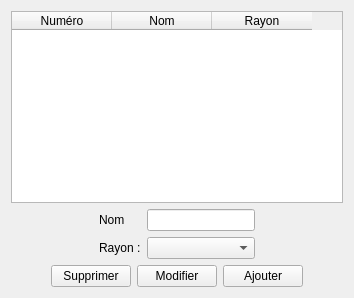
          <widget class="QWidget" name="tab_9">
           <attribute name="icon">
            <iconset resource="resources.qrc">
             <normaloff>:/new/prefix1/security</normaloff>:/new/prefix1/security</iconset>
           </attribute>
           <attribute name="title">
            <string>Validé</string>
           </attribute>
           <layout class="QVBoxLayout" name="verticalLayout_2">
            <item>
             <widget class="QTableWidget" name="tableWidget_variete">
              <property name="selectionMode">
               <enum>QAbstractItemView::SingleSelection</enum>
              </property>
              <property name="selectionBehavior">
               <enum>QAbstractItemView::SelectRows</enum>
              </property>
              <attribute name="horizontalHeaderHighlightSections">
               <bool>false</bool>
              </attribute>
              <attribute name="verticalHeaderVisible">
               <bool>false</bool>
              </attribute>
              <column>
               <property name="text">
                <string>Numéro</string>
               </property>
              </column>
              <column>
               <property name="text">
                <string>Nom</string>
               </property>
              </column>
              <column>
               <property name="text">
                <string>Rayon</string>
               </property>
              </column>
             </widget>
            </item>
            <item>
             <layout class="QGridLayout" name="gridLayout_2">
              <item row="0" column="0">
               <spacer name="horizontalSpacer_11">
                <property name="orientation">
                 <enum>Qt::Horizontal</enum>
                </property>
                <property name="sizeHint" stdset="0">
                 <size>
                  <width>40</width>
                  <height>20</height>
                 </size>
                </property>
               </spacer>
              </item>
              <item row="0" column="1">
               <widget class="QLabel" name="label">
                <property name="text">
                 <string>Nom</string>
                </property>
               </widget>
              </item>
              <item row="0" column="2">
               <widget class="QLineEdit" name="lineEdit_variete"/>
              </item>
              <item row="0" column="3">
               <spacer name="horizontalSpacer_13">
                <property name="orientation">
                 <enum>Qt::Horizontal</enum>
                </property>
                <property name="sizeHint" stdset="0">
                 <size>
                  <width>40</width>
                  <height>20</height>
                 </size>
                </property>
               </spacer>
              </item>
              <item row="1" column="0">
               <spacer name="horizontalSpacer_12">
                <property name="orientation">
                 <enum>Qt::Horizontal</enum>
                </property>
                <property name="sizeHint" stdset="0">
                 <size>
                  <width>40</width>
                  <height>20</height>
                 </size>
                </property>
               </spacer>
              </item>
              <item row="1" column="1">
               <widget class="QLabel" name="label_2">
                <property name="text">
                 <string>Rayon :</string>
                </property>
               </widget>
              </item>
              <item row="1" column="2">
               <widget class="QComboBox" name="comboBox_rayon"/>
              </item>
              <item row="1" column="3">
               <spacer name="horizontalSpacer_14">
                <property name="orientation">
                 <enum>Qt::Horizontal</enum>
                </property>
                <property name="sizeHint" stdset="0">
                 <size>
                  <width>40</width>
                  <height>20</height>
                 </size>
                </property>
               </spacer>
              </item>
             </layout>
            </item>
            <item>
             <layout class="QHBoxLayout" name="horizontalLayout_5">
              <item>
               <spacer name="horizontalSpacer_16">
                <property name="orientation">
                 <enum>Qt::Horizontal</enum>
                </property>
                <property name="sizeHint" stdset="0">
                 <size>
                  <width>40</width>
                  <height>20</height>
                 </size>
                </property>
               </spacer>
              </item>
              <item>
               <widget class="QPushButton" name="pushButton_supprimerVariete">
                <property name="text">
                 <string>Supprimer</string>
                </property>
                <property name="icon">
                 <iconset resource="resources.qrc">
                  <normaloff>:/new/prefix1/bin</normaloff>:/new/prefix1/bin</iconset>
                </property>
               </widget>
              </item>
              <item>
               <widget class="QPushButton" name="pushButton_modifierVariete">
                <property name="text">
                 <string>Modifier</string>
                </property>
                <property name="icon">
                 <iconset resource="resources.qrc">
                  <normaloff>:/new/prefix1/modify</normaloff>:/new/prefix1/modify</iconset>
                </property>
               </widget>
              </item>
              <item>
               <widget class="QPushButton" name="pushButton_ajouterVariete">
                <property name="text">
                 <string>Ajouter</string>
                </property>
                <property name="icon">
                 <iconset resource="resources.qrc">
                  <normaloff>:/new/prefix1/ok</normaloff>:/new/prefix1/ok</iconset>
                </property>
               </widget>
              </item>
              <item>
               <spacer name="horizontalSpacer_15">
                <property name="orientation">
                 <enum>Qt::Horizontal</enum>
                </property>
                <property name="sizeHint" stdset="0">
                 <size>
                  <width>40</width>
                  <height>20</height>
                 </size>
                </property>
               </spacer>
              </item>
             </layout>
            </item>
           </layout>
          </widget>
